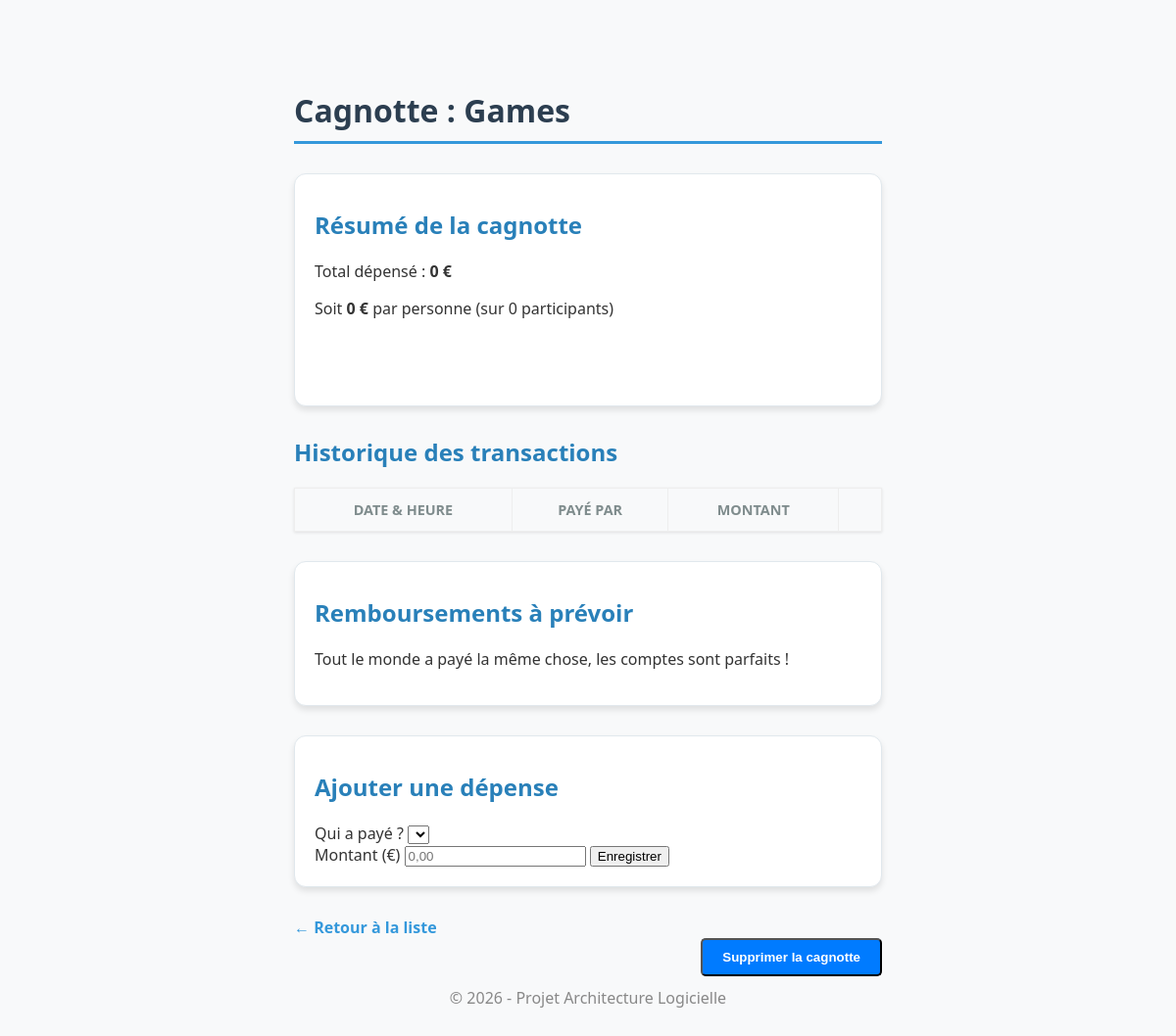
/pot/Games, run on an earlier commit of the app's database.
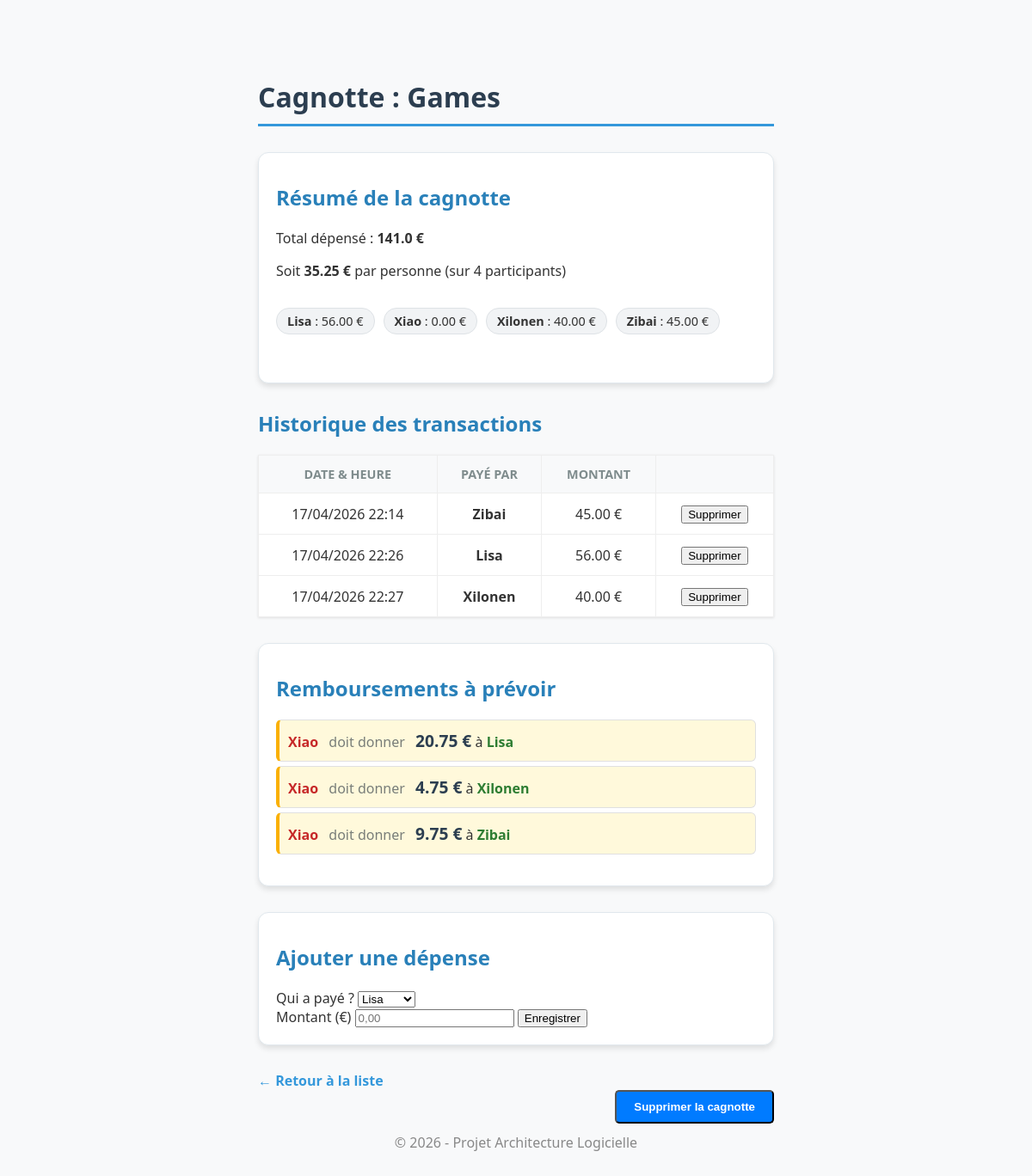
And on a later commit of the database.
### tables this page shows
CREATE TABLE members (
	money_pot VARCHAR NOT NULL, 
	name VARCHAR NOT NULL, 
	PRIMARY KEY (money_pot, name)
);

CREATE TABLE expenses (
	id INTEGER NOT NULL, 
	money_pot VARCHAR NOT NULL, 
	paid_by VARCHAR NOT NULL, 
	amount FLOAT NOT NULL, 
	datetime DATETIME NOT NULL, 
	PRIMARY KEY (id)
);

### src/archilog/views.py (the view)
@web_ui.route("/pot/<name>")
@auth.login_required
def view_pot(name: str):
    pot, transactions = get_money_pot_details(name)
    liste_membres = get_members(name)
    total_amount = sum(elt.amount for elt in pot.expenses)
    nb_membres = len(liste_membres)
    part_individuelle = round(total_amount / nb_membres if nb_membres > 0 else 0, 2)
    totaux_par_membre = {m: 0.0 for m in liste_membres}
    for e in pot.expenses:
        clean_name = e.paid_by.strip()
        if clean_name in totaux_par_membre:
            totaux_par_membre[clean_name] += e.amount
        else:
            continue
    form = ExpenseForm()
    form.paid_by.choices = [(m, m) for m in liste_membres]
    return render_template(
        "details.html",
        pot=pot,
        transactions=transactions,
        membres=liste_membres,
        total_general=total_amount,
        part_individuelle=part_individuelle,
        totaux_par_membre=totaux_par_membre,
        nb_membres=nb_membres,
        form=form
    )

### src/archilog/forms.py
class ExpenseForm(FlaskForm):
    paid_by = SelectField('Payé par', choices=[], validators=[DataRequired()])
    amount = FloatField('Montant', validators=[
        DataRequired(message="Veuillez entrer un nombre"),
        NumberRange(min=0.01, message="Le montant doit être supérieur à 0")
    ])

### src/archilog/data.py (called while the page is built)
def get_money_pot(money_pot_name: str) -> MoneyPot:
    results = select(Expenses).where(Expenses.c.money_pot == money_pot_name)
    with db.connect() as conn:
        res = conn.execute(results)
        rows = res.all()
    return MoneyPot(money_pot_name, [Expense.from_db(r) for r in rows])

def get_members(money_pot_name: str) -> list[str]:
    query = select(Members.c.name).where(Members.c.money_pot == money_pot_name)
    with db.connect() as conn:
        result = conn.execute(query)
        return [row[0] for row in result]

    @classmethod
    def from_db(cls, row):
        return cls(
            row.id,
            row.money_pot,
            row.paid_by,
            row.amount,
            row.datetime,
        )

### src/archilog/domain.py (called while the page is built)
def get_money_pot_details(money_pot_name: str) -> tuple[MoneyPot, list[Transaction]]:
    pot = get_money_pot(money_pot_name)
    members = get_members(money_pot_name)
    transactions = compute_transactions(pot, members)
    return pot, transactions

### src/archilog/templates/details.html (shortened to what this page needs)
{% extends "layout.html" %}
{% block content %}
    <div class="pots-container">
        <h1>Cagnotte : {{ pot.name }}</h1>
        <div class="summary-card">
            <h2>Résumé de la cagnotte</h2>
            <p>Total dépensé : <strong>{{ total_general }} €</strong></p>
            <p>Soit <strong>{{ part_individuelle }} €</strong> par personne (sur {{ nb_membres }} participants)</p>
            <div class="members-stats" style="margin-bottom: 20px;">
                <ul style="list-style: none; padding: 0; display: flex; flex-wrap: wrap; gap: 10px;">
                    {% for membre, total_perso in totaux_par_membre.items() %}
                        <li style="background: #f1f3f5; padding: 5px 12px; border-radius: 15px; font-size: 0.9em; border: 1px solid #dee2e6;">
                            <strong>{{ membre }}</strong> : {{ "%.2f"|format(total_perso) }} €
                        </li>
                    {% endfor %}
                </ul>
            </div>
        </div>
        <h2>Historique des transactions</h2>
        <table>
            <thead>
                <tr>
                    <th>Date & Heure</th>
                    <th>Payé par</th>
                    <th>Montant</th>
                    <th></th>
                </tr>
            </thead>
            <tbody>
                {% for e in pot.expenses %}
                <tr>
                    <td>{{ e.datetime.strftime('%d/%m/%Y %H:%M') }}</td>
                    <td><strong>{{ e.paid_by }}</strong></td>
                    <td>{{ "%.2f"|format(e.amount) }} €</td>
                    <td>
                        <form action="/expense/delete/{{ e.id }}" method="POST">
                            <button type="submit" onclick="return confirm('Supprimer cette dépense ?')">Supprimer</button>
                        </form>
                    </td>
                </tr>
                {% endfor %}
            </tbody>
        </table>
        <div class="summary-card">
            <h2>Remboursements à prévoir</h2>
            {% if transactions %}
                <ul class="transaction-list">
                    {% for t in transactions %}
                    <li>
                        <span class="name-debtor">{{ t.sender }}</span>
                        <span class="reimbursement-text"> doit donner</span>
                        <span class="amount-highlight">{{ "%.2f"|format(t.amount) }} €</span> à
                        <span class="name-creditor">{{ t.receiver }}</span>
                    </li>
                    {% endfor %}
                </ul>
            {% else %}
                <p>Tout le monde a payé la même chose, les comptes sont parfaits !</p>
            {% endif %}
        </div>
        <div class="summary-card">
            <h2>Ajouter une dépense</h2>
            <form action="{{ url_for('web_ui.add_expense_route', name=pot.name) }}" method="post">
                <label for="paid_by">Qui a payé ?</label>
                {{ form.paid_by(id="paid_by") }}
                <br>
                <label for="amount">Montant (€)</label>
               {{ form.amount(id="amount", type="number", step="0.01", min="0.01", placeholder="0,00") }}
                <button type="submit">Enregistrer</button>
            </form>
        </div>
        <div class="footer">
        <a href="{{ url_for('web_ui.home') }}" class="back-link">← Retour à la liste</a>
        <form action="{{ url_for('web_ui.delete_pot', cagnotte_name=pot.name) }}" method="POST" style="margin: 0;">
            <button id="suppr" type="submit" onclick="return confirm('Attention : Cette action est irréversible. Supprimer la cagnotte ?')">
                Supprimer la cagnotte
            </button>
        </form>
        </div>
    </div>
{% endblock %}

### src/archilog/templates/layout.html (shortened to what this page needs)
<!DOCTYPE html>
<html lang="fr">
<head>
</head>
<body>
    <main>
        {% block content %}{% endblock %}
    </main>
    <footer style="text-align: center; margin-top: 50px; color: #888;">
        <p>&copy; 2026 - Projet Architecture Logicielle</p>
    </footer>
</body>
</html>

### src/archilog/templates/details.html (style rules this page uses)
body { font-family: 'Segoe UI', Tahoma, Geneva, Verdana, sans-serif; background-color: #f8f9fa; color: #333; max-width: 600px; margin: 50px auto; padding: 20px; }
h1 { color: #2c3e50; border-bottom: 3px solid #3498db; padding-bottom: 10px; }
h2 { margin-top: 15px; color: #2980b9; }
table { width: 100%; border-collapse: collapse; margin: 20px 0; background: white; box-shadow: 0 1px 3px rgba(0,0,0,0.1); }
th, td { padding: 12px; text-align: center; border: 1px solid #eee; }
th { background-color: #f8f9fa; color: #7f8c8d; text-transform: uppercase; font-size: 0.9em; }
.reimbursement-text { color: #1f2c38; opacity: 0.6; font-weight: 300; margin: 0 8px; }
.name-debtor { color: #c62828; font-weight: 700; }
.name-creditor { color: #2e7d32; font-weight: 700; }
.amount-highlight { color: #2c3e50; font-weight: 900; font-size: 1.2rem; }
.summary-card { background: #f0f7ff; padding: 20px; border-radius: 10px; border-left: 6px solid #3498db; margin: 30px 0; }
.transaction-list { list-style: none; padding: 0; }
.transaction-list li { background: white; margin: 5px 0; padding: 10px; border-radius: 5px; border: 1px solid #e0e0e0; }
.footer { margin-top: 40px; border-top: 1px solid #eee; padding-top: 20px; padding-bottom: 20px; display: contents; }
.back-link { text-decoration: none; color: #3498db; font-weight: bold; padding-bottom: 40px; }
#suppr { background-color: #007bff; color: white; padding: 10px 20px; border-radius: 5px; font-weight: bold; float: right; }
.summary-card { background: white; padding: 20px; border-radius: 12px; box-shadow: 0 4px 6px rgba(0,0,0,0.1); margin-bottom: 30px; border: 1px solid #e1e8ed; }
.members-stats { display: flex; flex-wrap: wrap; gap: 10px; margin: 15px 0; }
.transaction-list li { background: #fff9db; padding: 10px; margin-bottom: 5px; border-radius: 6px; border-left: 4px solid #fab005; }

What changed in the data, as far as the page shows it:
now on this page (row edited): members: name "Lisa", total_perso "56.00", receiver "Lisa"
now on this page (row edited): members: name "Xiao", total_perso "0.00", sender "Xiao" "Xiao" "Xiao"
now on this page (row edited): members: name "Xilonen", total_perso "40.00", receiver "Xilonen"
now on this page (row edited): members: name "Zibai", total_perso "45.00", receiver "Zibai"
added expenses: datetime "17/04/2026 22:14", paid_by "Zibai", amount "45.00"
now on this page (row edited): expenses: datetime "17/04/2026 22:26", paid_by "Lisa", amount "56.00"
added expenses: datetime "17/04/2026 22:27", paid_by "Xilonen", amount "40.00"
Also different on the page:
{{ total_general }}: "0" → "141.0"
{{ part_individuelle }}: "0" → "35.25"
{{ nb_membres }}: "0" → "4"
form field paid_by: (not shown) → "Lisa"
new list line: "doit donner 20.75 € à"
new list line: "doit donner 4.75 € à"
new list line: "doit donner 9.75 € à"
text no longer shown: "Tout le monde a payé la même chose, les comptes sont parfaits !"
